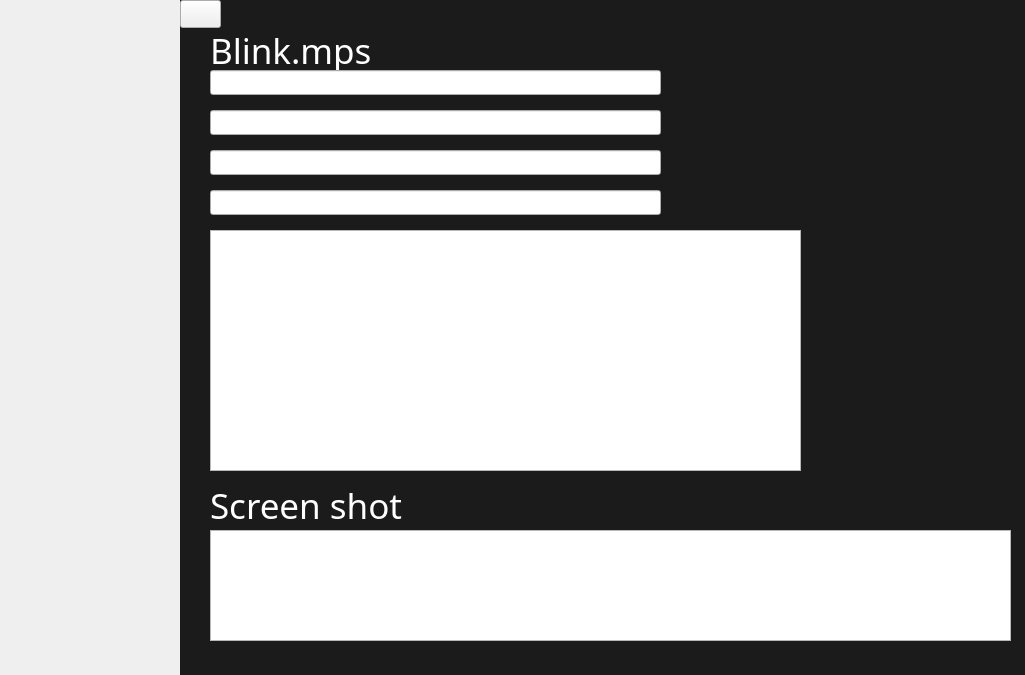
<?xml version="1.0" encoding="UTF-8"?>
<ui version="4.0">
 <class>FileInforForm</class>
 <widget class="QWidget" name="FileInforForm">
  <property name="geometry">
   <rect>
    <x>0</x>
    <y>0</y>
    <width>1025</width>
    <height>675</height>
   </rect>
  </property>
  <property name="windowTitle">
   <string>Form</string>
  </property>
  <layout class="QGridLayout" name="gridLayout">
   <property name="margin">
    <number>0</number>
   </property>
   <property name="spacing">
    <number>0</number>
   </property>
   <item row="0" column="0">
    <widget class="QWidget" name="widgetLeft" native="true">
     <property name="sizePolicy">
      <sizepolicy hsizetype="Minimum" vsizetype="Minimum">
       <horstretch>0</horstretch>
       <verstretch>0</verstretch>
      </sizepolicy>
     </property>
     <property name="minimumSize">
      <size>
       <width>180</width>
       <height>675</height>
      </size>
     </property>
     <property name="maximumSize">
      <size>
       <width>180</width>
       <height>16777215</height>
      </size>
     </property>
     <property name="styleSheet">
      <string notr="true">border-image: url(:/images/Transparent_White_90.png);</string>
     </property>
    </widget>
   </item>
   <item row="0" column="1">
    <widget class="QWidget" name="widgetRight" native="true">
     <property name="styleSheet">
      <string notr="true">QWidget#widgetRight
{
	background-color: rgba(4, 4, 4, 230);
}</string>
     </property>
     <widget class="QWidget" name="widgetTitel" native="true">
      <property name="geometry">
       <rect>
        <x>0</x>
        <y>0</y>
        <width>844</width>
        <height>31</height>
       </rect>
      </property>
      <widget class="QPushButton" name="pushButtonReturn">
       <property name="geometry">
        <rect>
         <x>0</x>
         <y>0</y>
         <width>41</width>
         <height>28</height>
        </rect>
       </property>
       <property name="styleSheet">
        <string notr="true">border-image: url(:/resource/images/common/Back.png);</string>
       </property>
       <property name="text">
        <string/>
       </property>
      </widget>
     </widget>
     <widget class="QLabel" name="label">
      <property name="geometry">
       <rect>
        <x>30</x>
        <y>30</y>
        <width>181</width>
        <height>41</height>
       </rect>
      </property>
      <property name="font">
       <font>
        <family>Nexa Light</family>
        <pointsize>26</pointsize>
        <weight>50</weight>
        <bold>false</bold>
       </font>
      </property>
      <property name="styleSheet">
       <string notr="true">color: rgb(255, 255, 255);</string>
      </property>
      <property name="text">
       <string>Blink.mps</string>
      </property>
     </widget>
     <widget class="QLineEdit" name="lineEditProjectName">
      <property name="geometry">
       <rect>
        <x>30</x>
        <y>70</y>
        <width>451</width>
        <height>25</height>
       </rect>
      </property>
     </widget>
     <widget class="QLineEdit" name="lineEditAuthor">
      <property name="geometry">
       <rect>
        <x>30</x>
        <y>110</y>
        <width>451</width>
        <height>25</height>
       </rect>
      </property>
     </widget>
     <widget class="QLineEdit" name="lineEditCategory">
      <property name="geometry">
       <rect>
        <x>30</x>
        <y>150</y>
        <width>451</width>
        <height>25</height>
       </rect>
      </property>
     </widget>
     <widget class="QLineEdit" name="lineEditTag">
      <property name="geometry">
       <rect>
        <x>30</x>
        <y>190</y>
        <width>451</width>
        <height>25</height>
       </rect>
      </property>
     </widget>
     <widget class="QTextEdit" name="textEditDescription">
      <property name="geometry">
       <rect>
        <x>30</x>
        <y>230</y>
        <width>591</width>
        <height>241</height>
       </rect>
      </property>
     </widget>
     <widget class="QListWidget" name="listWidgetPhoto">
      <property name="geometry">
       <rect>
        <x>30</x>
        <y>530</y>
        <width>801</width>
        <height>111</height>
       </rect>
      </property>
      <property name="flow">
       <enum>QListView::LeftToRight</enum>
      </property>
      <property name="spacing">
       <number>20</number>
      </property>
     </widget>
     <widget class="QLabel" name="label_2">
      <property name="geometry">
       <rect>
        <x>30</x>
        <y>490</y>
        <width>241</width>
        <height>31</height>
       </rect>
      </property>
      <property name="font">
       <font>
        <family>Nexa Light</family>
        <pointsize>26</pointsize>
        <weight>50</weight>
        <italic>false</italic>
        <bold>false</bold>
       </font>
      </property>
      <property name="styleSheet">
       <string notr="true">color: rgb(255, 255, 255);</string>
      </property>
      <property name="text">
       <string>Screen shot</string>
      </property>
     </widget>
    </widget>
   </item>
  </layout>
 </widget>
 <resources/>
 <connections/>
</ui>
